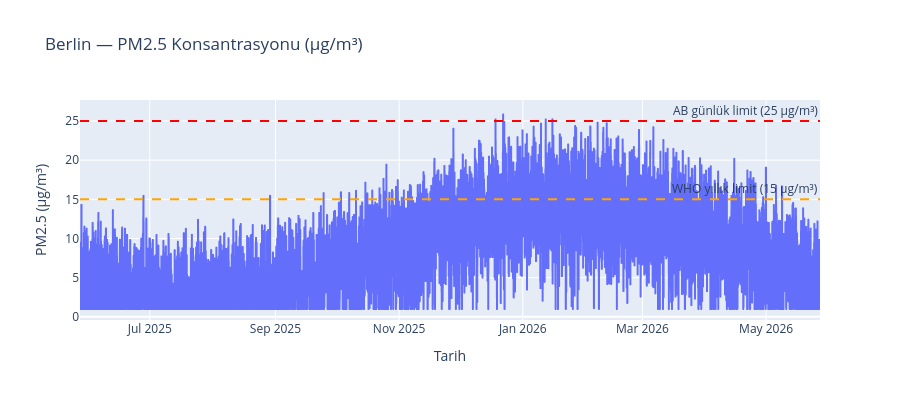

Source (notebook cell):
### Code cell
# PM2.5 zaman serisi
fig = px.line(df, x='datetime', y='pm25',
              title=f'{CITY} — PM2.5 Konsantrasyonu (μg/m³)',
              labels={'pm25': 'PM2.5 (μg/m³)', 'datetime': 'Tarih'})
fig.add_hline(y=15, line_dash='dash', line_color='orange',
              annotation_text='WHO yıllık limit (15 μg/m³)')
fig.add_hline(y=25, line_dash='dash', line_color='red',
              annotation_text='AB günlük limit (25 μg/m³)')
fig.update_layout(height=400)
fig.show()

### Figure 1 — Plotly figure (JSON) as saved in the notebook; plotly's stock layout.template omitted (floating-point values rounded to 4 significant figures; data arrays with more than 128 entries replaced by an {"elided": "..."} marker saying what was removed)
{"data": [{"hovertemplate": "Tarih=%{x}<br>PM2.5 (μg/m³)=%{y}<extra></extra>", "legendgroup": "", "line": {"color": "#636efa", "dash": "solid"}, "marker": {"symbol": "circle"}, "mode": "lines", "name": "", "showlegend": false, "type": "scattergl", "x": {"elided": "8761 str values"}, "xaxis": "x", "y": {"elided": "8761 float values"}, "yaxis": "y"}], "layout": {"annotations": [{"showarrow": false, "text": "WHO yıllık limit (15 μg/m³)", "x": 1, "xanchor": "right", "xref": "x domain", "y": 15, "yanchor": "bottom", "yref": "y"}, {"showarrow": false, "text": "AB günlük limit (25 μg/m³)", "x": 1, "xanchor": "right", "xref": "x domain", "y": 25, "yanchor": "bottom", "yref": "y"}], "height": 400, "legend": {"tracegroupgap": 0}, "shapes": [{"line": {"color": "orange", "dash": "dash"}, "type": "line", "x0": 0, "x1": 1, "xref": "x domain", "y0": 15, "y1": 15, "yref": "y"}, {"line": {"color": "red", "dash": "dash"}, "type": "line", "x0": 0, "x1": 1, "xref": "x domain", "y0": 25, "y1": 25, "yref": "y"}], "title": {"text": "Berlin — PM2.5 Konsantrasyonu (μg/m³)"}, "xaxis": {"anchor": "y", "domain": [0.0, 1.0], "title": {"text": "Tarih"}}, "yaxis": {"anchor": "x", "domain": [0.0, 1.0], "title": {"text": "PM2.5 (μg/m³)"}}}}
